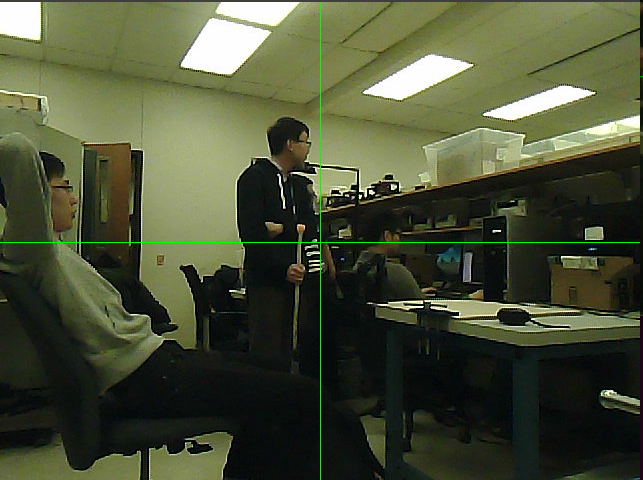
#> input picture camera_test/frame1_camera.png, 643 x 480 px, given in place of , which was not available
$ python combine_cameras.py   (Python 2 division)   (older library calls are emulated)
#> lines starting #> are read from the running program, lines starting #| are printed output that depends on the picture; after the words box and inside, x2 and y2 are one past the last pixel; in counts of white or black regions, pixels touching at a corner belong together; pictures that were not available may be replaced by others from this repository, and a replacement may not be noted
import cv2
import time
import numpy as np

# =============================================
#               Constants                     #
# =============================================
KERNELS = [
        [5, 5],                # kernel for erdoe
        [3, 3],                # kernel for open
        [3, 3]                 # kernel for close
    ]

# LOWER = np.array([10,180,120])
# upper = np.array([23,255,255])
LOWER = np.array([10,150,120])
UPPER = np.array([20,255,255])


# For camera 1
video1 = cv2.VideoCapture('http://@127.0.0.1:8080/?action=stream/frame.mjpg')
# For camera 2
video2 = cv2.VideoCapture('http://@127.0.0.1:8090/?action=stream/frame.mjpg')

def print_info(video):
    print "fps:", video.get(cv2.CAP_PROP_FPS)
    print "height:", video.get(cv2.CAP_PROP_FRAME_HEIGHT)
    print "width:", video.get(cv2.CAP_PROP_FRAME_WIDTH)

# print the frame rate
print_time = True
time_cnt = 0
fps_list = []
last_time = 0.0

cnt = 0

def detectBlob(video, last_time, name):
#> called with last_time = 0, name = '1'
    return_value, frame = video.read()
#> frame is the input picture: shape (480, 643, 3); mean B, G, R 54.8, 79.5, 74.1

    cv2.imshow('orignal' + name, frame)

    # calculate the fps
    # if print_time:
    #     now = time.time()
    #     fps_list.append(1/(now - last_time))
    #     last_time = now
    #     print 'fps approximation: ', np.mean(fps_list)

    # =============================================
    #        REXARM LAB WAY Succeed!            #
    # =============================================
    hsv = cv2.cvtColor(frame, cv2.COLOR_BGR2HSV)
#> hsv: shape (480, 643, 3); mean H, S, V 48.3, 90.9, 80.3
    block_frame = cv2.inRange(hsv, LOWER, UPPER)
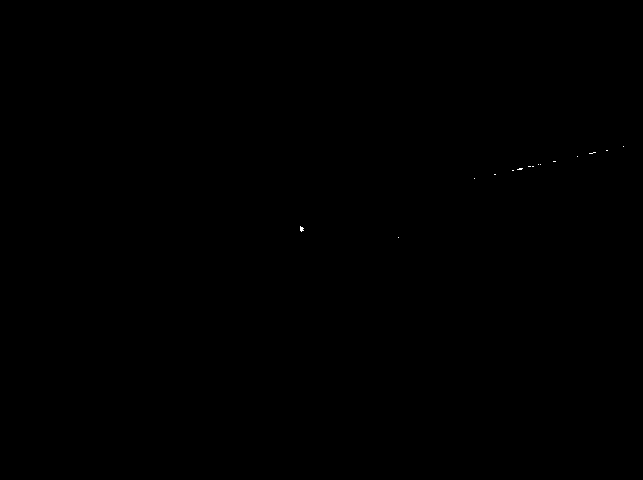
#> block_frame: shape (480, 643); 0.02% white in thin lines or dots, all inside (x1, y1, x2, y2) = (300, 146, 624, 238)


    # erode_kernel = np.ones(KERNELS[0], np.uint8)
    # block_frame = cv2.erode(block_frame, erode_kernel, iterations = 1)
    open_kernel = np.ones(KERNELS[1], np.uint8)
    block_frame = cv2.morphologyEx(block_frame, cv2.MORPH_OPEN, open_kernel)
#> block_frame: shape (480, 643); 0% white; 1 white region (1 under 20 px)
    close_kernel = np.ones(KERNELS[2], np.uint8)
    block_frame = cv2.morphologyEx(block_frame, cv2.MORPH_CLOSE, close_kernel)

    new_im, contours, hierarchy = cv2.findContours(block_frame,cv2.RETR_TREE,cv2.CHAIN_APPROX_NONE)
#> contours = 1 contour, all with area under 20

    for cnt in contours:
        block_area = cv2.contourArea(cnt)
        # print "block_area =================== ", block_area
        if block_area > 10:
            cv2.drawContours(block_frame,cnt,-1,(255,255,0),3)
            # M = cv2.moments(cnt)
            # cx = int(M['m10']/M['m00'])
            # cy = int(M['m01']/M['m00'])
            (x,y),radius = cv2.minEnclosingCircle(cnt)
            cx = int(x)
            cy = int(y)
            radius = int(radius)
#> this loop made 1 pass
#> block_area on pass 1: 6
            # print "x,y,radius: ({}, {}, {})".format(cx, cy, radius)

    cv2.imshow('block_frame' + name, block_frame)


while (video1.isOpened() and video2.isOpened()):
    cnt += 1
    if print_time:
        time_cnt += 1
        if time_cnt == 100:
            time_cnt = 0
            fps_list = []

    detectBlob(video1, 0, "1")
    detectBlob(video2, 0, "2")
#> the loop in detectBlob (call 2), `for cnt in contours:` made 1 pass

    if cv2.waitKey(1) & 0xFF == ord('q'):
#> (key q is pressed here)
        break

video1.release()
video2.release();
cv2.destroyAllWindows()

$ run again, on camera_test/test.png
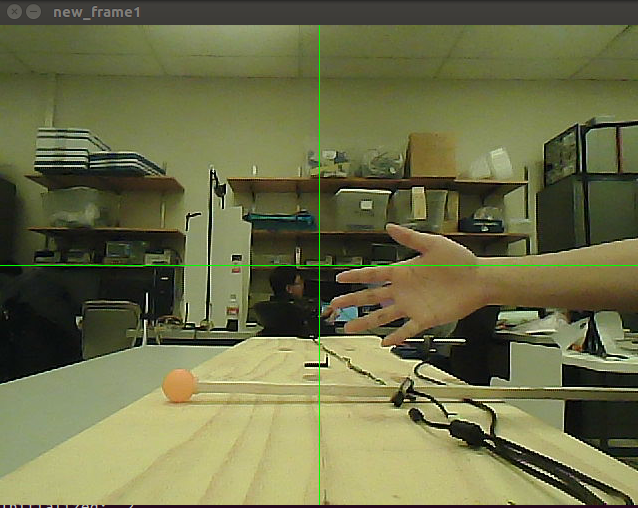
#> input picture camera_test/test.png, 638 x 508 px, given in place of , which was not available
#> in detectBlob, frame is the input picture: shape (508, 638, 3); mean B, G, R 72.2, 110.9, 108.9
#> hsv: shape (508, 638, 3); mean H, S, V 35, 97.7, 113.9
#> in detectBlob, `block_frame = cv2.morphologyEx(block_frame, cv2.MORPH_OPEN, open_kernel)`:
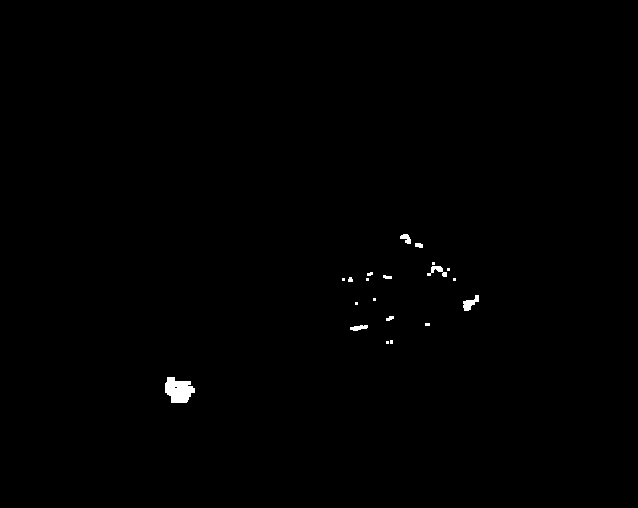
#> block_frame: shape (508, 638); 0.35% white; 20 white regions (11 under 20 px), largest, box (x1, y1, x2, y2) and area: (165, 377, 195, 403) 554, (463, 295, 479, 311) 129, (427, 266, 447, 277) 98
#> contours = 17 contours, 11 with area under 20; largest, box (x1, y1, x2, y2) and area: (165, 377, 195, 403) 510, (463, 295, 479, 311) 103, (427, 262, 447, 277) 78, (400, 234, 411, 244) 54, (350, 325, 368, 331) 53, (415, 243, 423, 248) 23
#> the loop in detectBlob, `for cnt in contours:` made 17 passes
#> (block_area, x, y, radius, cx, cy) on passes 1, 3, 8, 15, 16, 17: (510, 178.6, 388, 15, 178, 387), (53, 358.5, 327, 8, 358, 327), (103, 471, 302.5, 10, 471, 302), (78, 436.7, 271.3, 10, 436, 271), (23, 418.5, 245, 4, 418, 245), (53.5, 405, 239.5, 6, 405, 239)
#> after the loop in detectBlob, `for cnt in contours:`:
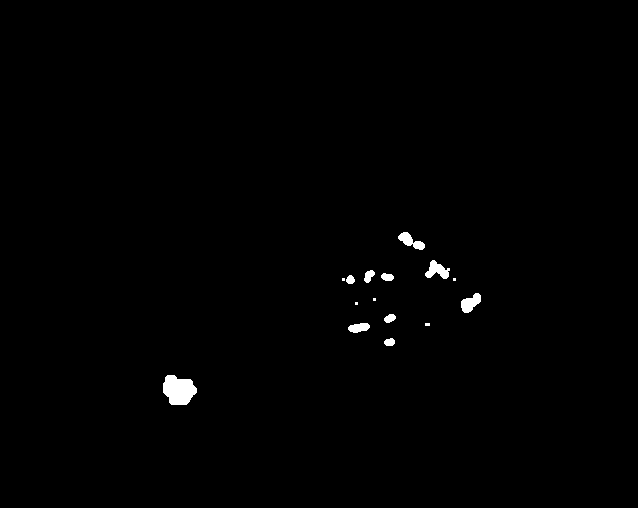
#> block_frame: shape (508, 638); 0.64% white; 15 white regions (5 under 20 px), largest, box (x1, y1, x2, y2) and area: (163, 375, 197, 405) 756, (425, 260, 450, 279) 259, (461, 293, 481, 313) 245
#> the loop in detectBlob (call 2), `for cnt in contours:` made 17 passes
